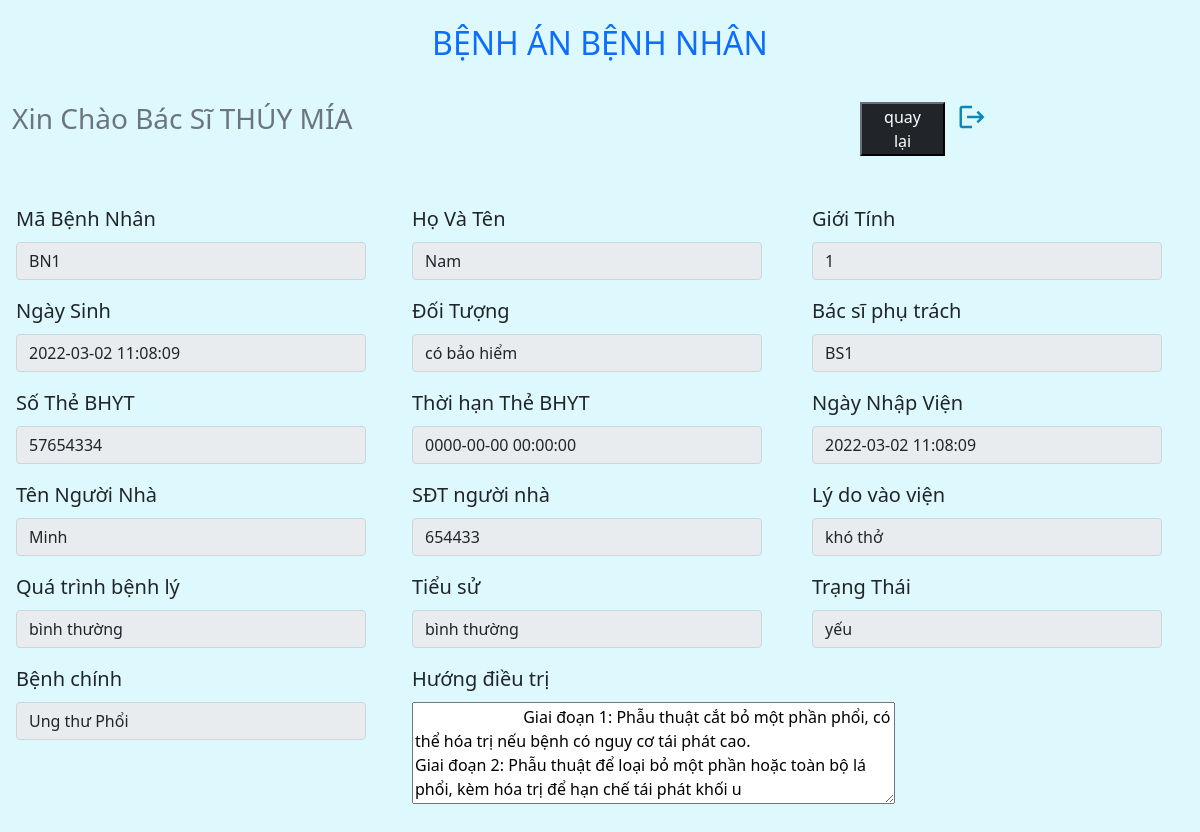
The app's page /UI/bs/xembenhan.php?id=BN1 (signed in) with its own data.
### tables this page shows
CREATE TABLE `bacsi` (
  `mabs` varchar(100) NOT NULL,
  `tenbs` varchar(100) DEFAULT NULL,
  `makhoa` varchar(100) DEFAULT NULL,
  `sdt` decimal(10,0) DEFAULT NULL,
  `matkhau` varchar(100) DEFAULT NULL,
  `diachi` varchar(100) DEFAULT NULL
);

CREATE TABLE `benhnhan` (
  `mabn` varchar(100) NOT NULL,
  `matkhau` varchar(100) DEFAULT NULL,
  `tenbn` varchar(100) DEFAULT NULL,
  `gioitinh` bit(1) DEFAULT NULL,
  `ngaysinh` datetime DEFAULT NULL,
  `doituong` varchar(100) DEFAULT NULL,
  `sothebhyt` varchar(100) DEFAULT NULL,
  `thoihanthe` datetime DEFAULT NULL,
  `tennguoinha` varchar(100) DEFAULT NULL,
  `stdnguoinha` varchar(100) DEFAULT NULL,
  `trangthai` varchar(100) DEFAULT NULL,
  `bacsiphutrach` varchar(100) DEFAULT NULL,
  `ngaynhapvien` datetime DEFAULT NULL
);

CREATE TABLE `lydovaovien` (
  `mabn` varchar(100) NOT NULL,
  `ngaykhaibao` datetime NOT NULL,
  `lydovaovien` varchar(100) DEFAULT NULL,
  `quatrinhbenhly` varchar(100) DEFAULT NULL,
  `tieusu` varchar(100) DEFAULT NULL
);

CREATE TABLE `dieutri` (
  `mabn` varchar(100) NOT NULL,
  `benhchinh` varchar(100) NOT NULL,
  `huongdieutri` varchar(200) NOT NULL
);

### UI/bs/xembenhan.php (the view, shortened to what this page needs)
<?php
include '../../BusinessLogic/bs/dbConfig.php';
$mabn = $_GET['id'];
$query = "SELECT * FROM benhnhan WHERE  mabn ='$mabn'";
$result = mysqli_query($db, $query);
if (mysqli_num_rows($result) > 0) {
  $row = mysqli_fetch_assoc($result);
}
?>
<?php
include '../../BusinessLogic/bs/dbConfig.php';
$mabn = $_GET['id'];
$query = "SELECT * FROM lydovaovien WHERE  mabn ='$mabn'";
$result = mysqli_query($db, $query);
if (mysqli_num_rows($result) > 0) {
  $row1 = mysqli_fetch_assoc($result);
}
?>
<?php
include '../../BusinessLogic/bs/dbConfig.php';
$mabn = $_GET['id'];
$query = "SELECT * FROM dieutri WHERE  mabn ='$mabn'";
$result = mysqli_query($db, $query);
if (mysqli_num_rows($result) > 0) {
  $row2 = mysqli_fetch_assoc($result);
}
?>
<!DOCTYPE html>
<html lang="en">
<head>
    <link href="https://cdn.jsdelivr.net/npm/bootstrap@5.1.3/dist/css/bootstrap.min.css" rel="stylesheet"
>
    <link rel="stylesheet" href="https://cdn.jsdelivr.net/npm/bootstrap-icons@1.8.1/font/bootstrap-icons.css">
    <link rel="stylesheet" href="../assets/css/bs.css">
</head>
<body>
    <link rel="stylesheet" href="../assets/css/ytalogin.css">
<div class="container-fluid loginbs">
    <div class="row ">
        <div class="col-md-12 pt-4 pb-2 text-primary text-center">
            <h2>BỆNH ÁN BỆNH NHÂN </h2>
        </div>
    </div>
</div>
<?php    include '../../BusinessLogic/bs/dbConfig.php';
$mabs = $_SESSION['LoginOK'];
$query = "SELECT * FROM bacsi WHERE  mabs ='$mabs'";
$result = mysqli_query($db, $query);
$rs = mysqli_fetch_array($result);
$tenbs = $rs['tenbs'] ;
?>
<div class="container-fluid loginbs">
    <div class="row pt-4 pb-2">
        <div class="col-md-8  text-secondary text-start">
            <h3>Xin Chào Bác Sĩ <?php echo $tenbs ?></h3>
        </div>
        <div class="col-md-4 text-end  ">
            <div class="row ms-5">
               <button class="col-md-3 text-center btn-dark"> <a href="./benhan.php?id=<?php echo $mabn ?>" class="text-decoration-none text-white"> quay lại</a></button>
               <a href="../../BusinessLogic/bs/logout.php" class="text-decoration-none text-start col-md-1">
                   </a>
    </div>
</div>
<div class="container-fluid  pt-5">
	<div class="row">
		<div class="col-md-12">
			<div class="row">
                <div class="col-md-4 ps-3">
                    <form class=" pe-5">
                        <div class="mb-3">
                          <label for="exampleInputEmail1" class="form-label"  style="font-size: 20px;">Mã Bệnh Nhân</label>
                          <input readonly type="text" class="form-control " value="<?php echo $mabn ?>"  style="width: 350px" required>
                        </div>
                    </form>
                  </div>
                  <div class="col-md-4  ">
                    <form class=" pe-5">
                        <div class="mb-3">
                          <label for="exampleInputEmail1" class="form-label"  style="font-size: 20px;">Họ Và Tên</label>
                          <input readonly type="text" class="form-control " value="<?php echo $row['tenbn'] ?>"  style="width: 350px" required>
                        </div>
                  </div>
                  <div class="col-md-4  ">
                    <form class=" pe-5">
                        <div class="mb-3">
                          <label for="exampleInputEmail1" class="form-label"  style="font-size: 20px;">Giới Tính</label>
                          <input readonly type="text" class="form-control " value="<?php echo $row['gioitinh'] ?>"  style="width: 350px" required>
                        </div>
                  </div>
			</div>
			<div class="row">
                <div class="col-md-4 ps-3">
                    <form class=" pe-5">
                        <div class="mb-3">
                          <label for="exampleInputEmail1" class="form-label"  style="font-size: 20px;">Ngày Sinh</label>
                          <input readonly type="text" class="form-control " value="<?php echo $row['ngaysinh'] ?>"  style="width: 350px" required>
                        </div>
                    </form>
                  </div>
                  <div class="col-md-4  ">
                    <form class=" pe-5">
                        <div class="mb-3">
                          <label for="exampleInputEmail1" class="form-label"  style="font-size: 20px;">Đối Tượng</label>
                          <input readonly type="text" class="form-control " value="<?php echo $row['doituong'] ?>"  style="width: 350px" required>
                        </div>
                  </div>
                  <div class="col-md-4  ">
                    <form class=" pe-5">
                        <div class="mb-3">
                          <label for="exampleInputEmail1" class="form-label"  style="font-size: 20px;">Bác sĩ phụ trách</label>
                          <input readonly type="text" class="form-control " value="<?php echo $row['bacsiphutrach'] ?>"  style="width: 350px" required>
                        </div>
                  </div>
			</div>
			<div class="row">
                <div class="col-md-4 ps-3">
                    <form class=" pe-5">
                        <div class="mb-3">
                          <label for="exampleInputEmail1" class="form-label"  style="font-size: 20px;">Số Thẻ BHYT</label>
                          <input readonly type="text" class="form-control " value="<?php echo $row['sothebhyt'] ?>"  style="width: 350px" required>
                        </div>
                    </form>
                  </div>
                  <div class="col-md-4  ">
                    <form class=" pe-5">
                        <div class="mb-3">
                          <label for="exampleInputEmail1" class="form-label"  style="font-size: 20px;">Thời hạn Thẻ BHYT</label>
                          <input readonly type="text" class="form-control " value="<?php echo $row['thoihanthe'] ?>"  style="width: 350px" required>
                        </div>
                  </div>
                  <div class="col-md-4  ">
                    <form class=" pe-5">
                        <div class="mb-3">
                          <label for="exampleInputEmail1" class="form-label"  style="font-size: 20px;">Ngày Nhập Viện</label>
                          <input readonly type="text" class="form-control " value="<?php echo $row['ngaynhapvien'] ?>"  style="width: 350px" required>
                        </div>
                  </div>
			</div>
            <div class="row">
                <div class="col-md-4 ps-3">
                    <form class=" pe-5 ">
                        <div class="mb-3">
                          <label for="exampleInputEmail1" class="form-label"  style="font-size: 20px;">Tên Người Nhà</label>
                          <input readonly type="text" class="form-control " value="<?php echo $row['tennguoinha'] ?>"  style="width: 350px" required>
                        </div>
                    </form>
                  </div>
                  <div class="col-md-4  ">
                    <form class=" pe-5">
                        <div class="mb-3">
                          <label for="exampleInputEmail1" class="form-label"  style="font-size: 20px;">SĐT người nhà</label>
                          <input readonly type="text" class="form-control " value="<?php echo $row['stdnguoinha'] ?>"  style="width: 350px" required>
                        </div>
                  </div>
                  <div class="col-md-4  ">
                    <form class=" pe-5">
                        <div class="mb-3">
                          <label for="exampleInputEmail1" class="form-label"  style="font-size: 20px;">Lý do vào viện</label>
                          <input readonly type="text" class="form-control " value="<?php echo $row1['lydovaovien'] ?>"  style="width: 350px" required>
                        </div>
                  </div>
			</div>
            <div class="row">
                <div class="col-md-4 ps-3">
                    <form class=" pe-5 ">
                        <div class="mb-3">
                          <label for="exampleInputEmail1" class="form-label"  style="font-size: 20px;">Quá trình bệnh lý</label>
                          <input readonly type="text" class="form-control " value="<?php echo $row1['quatrinhbenhly'] ?>"  style="width: 350px" required>
                        </div>
                    </form>
                  </div>
                  <div class="col-md-4  ">
                    <form class=" pe-5">
                        <div class="mb-3">
                          <label for="exampleInputEmail1" class="form-label"  style="font-size: 20px;">Tiểu sử</label>
                          <input readonly type="text" class="form-control " value="<?php echo $row1['tieusu'] ?>"  style="width: 350px" required>
                        </div>
                  </div>
                  <div class="col-md-4  ">
                    <form class=" pe-5">
                        <div class="mb-3">
                          <label for="exampleInputEmail1" class="form-label"  style="font-size: 20px;">Trạng Thái</label>
                          <input readonly type="text" class="form-control " value="<?php echo $row['trangthai'] ?>"  style="width: 350px" required>
                        </div>
                  </div>
			</div>
      <div class="row">
                <div class="col-md-4 ps-3">
                    <form class=" pe-5 ">
                        <div class="mb-3">
                          <label for="exampleInputEmail1" class="form-label"  style="font-size: 20px;">Bệnh chính </label>
                          <input readonly type="text" class="form-control " value="<?php echo $row2['benhchinh'] ?>"  style="width: 350px" required>
                        </div>
                    </form>
                  </div>
                  <div class="col-md-8  ">
                    <form class=" pe-5">
                        <div class="mb-3">
                          <label for="exampleInputEmail1" class="form-label"  style="font-size: 20px;">Hướng điều trị</label>
                          <br>
                          <textarea readonly id="w3review" name="w3review" rows="4" cols="50">
                          <?php echo $row2['huongdieutri'] ?>
</textarea>
                        </div>
                  </div>
		</div>
	</div>
</div>
</body>
</html>

### UI/assets/css/bs.css (style rules this page uses)
.loginbs { background-color: rgba(192, 243, 252, 0.521); height: 100%; }

### records on screen
bacsi: tenbs "THÚY MÍA"
benhnhan: tenbn "Nam", gioitinh "1", ngaysinh "2022-03-02 11:08:09", doituong "có bảo hiểm", bacsiphutrach "BS1", sothebhyt "57654334", thoihanthe "0000-00-00 00:00:00", ngaynhapvien "2022-03-02 11:08:09", tennguoinha "Minh", stdnguoinha "654433", trangthai "yếu"
lydovaovien: lydovaovien "khó thở", quatrinhbenhly "bình thường", tieusu "bình thường"
dieutri: benhchinh "Ung thư Phổi", w3review "Giai đoạn 1: Phẫu thuật cắt bỏ một phần phổi, có thể hóa trị nếu bệnh có nguy cơ tái phát cao. Giai đoạn 2: Phẫu thuật để loại bỏ một phần hoặc toàn bộ lá phổi, kèm hóa trị để hạn chế tái phát khối u"
